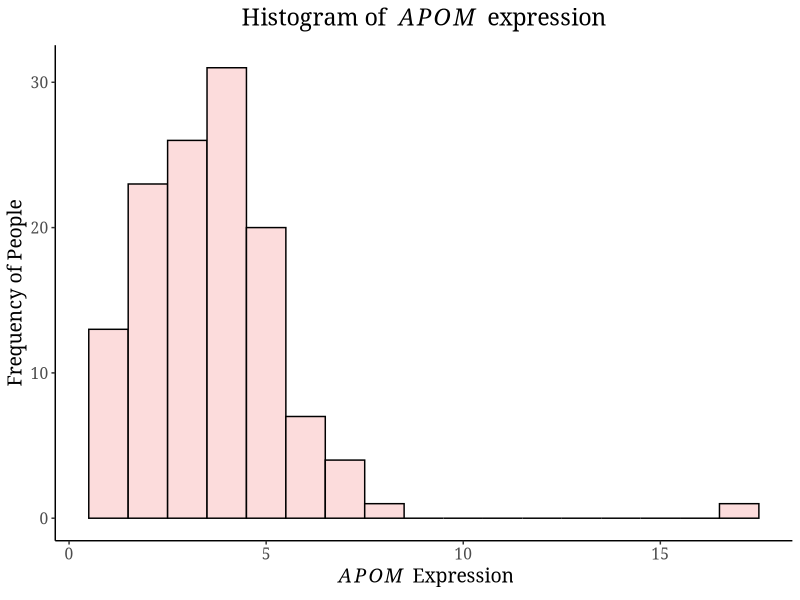
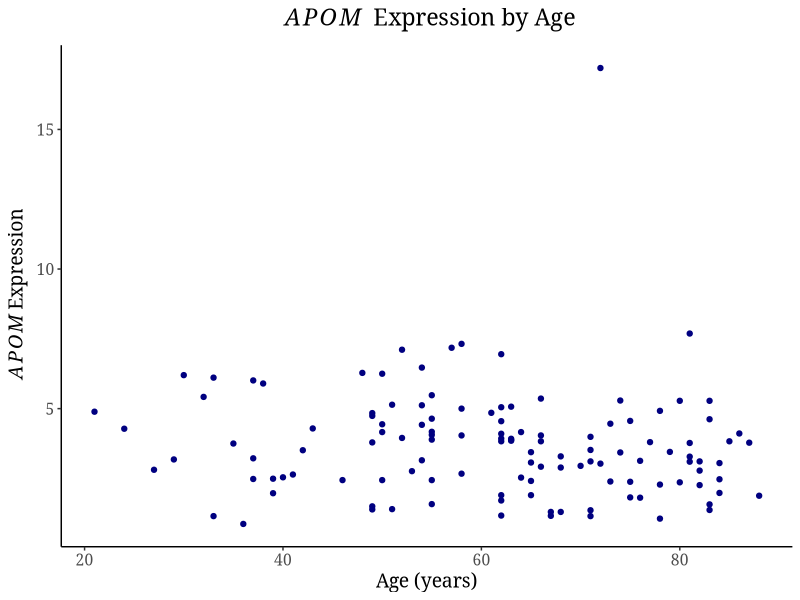
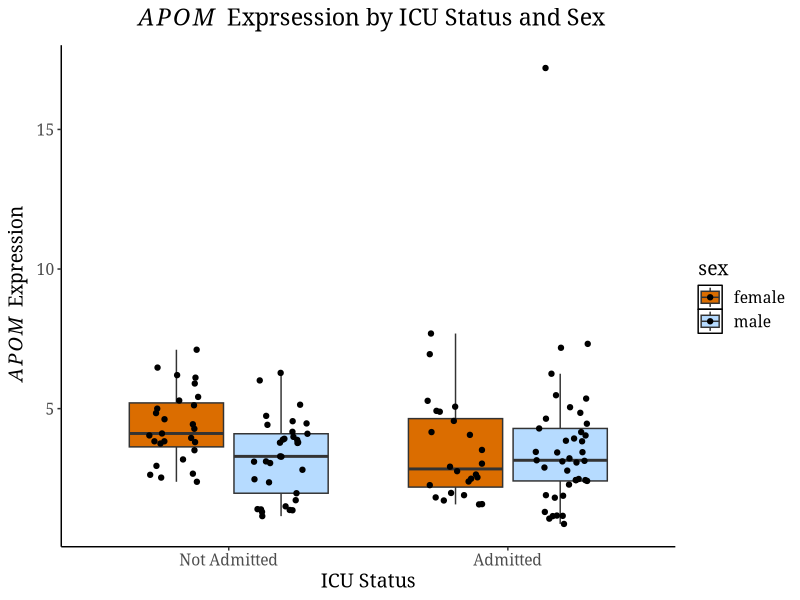
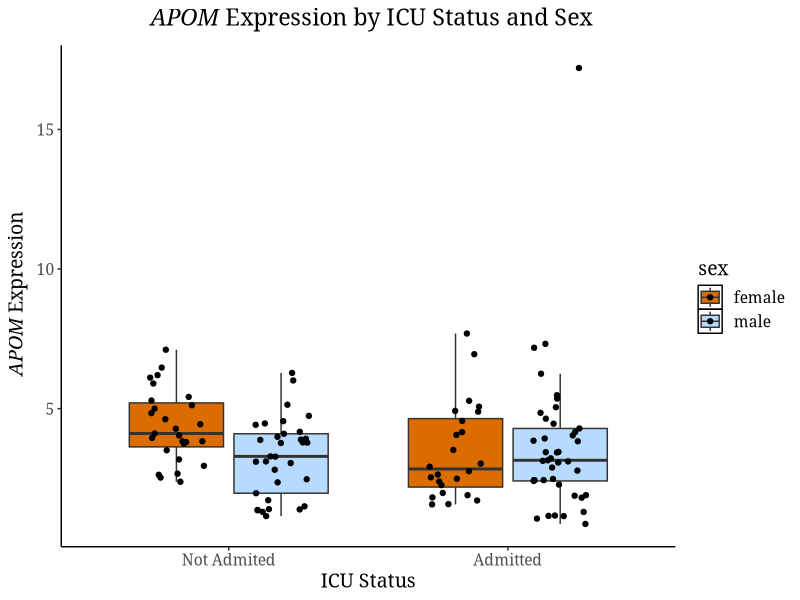
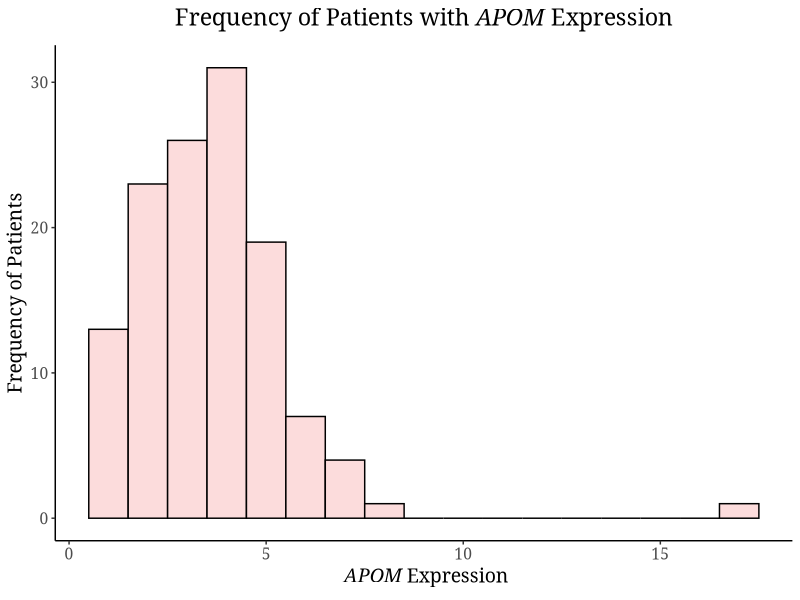
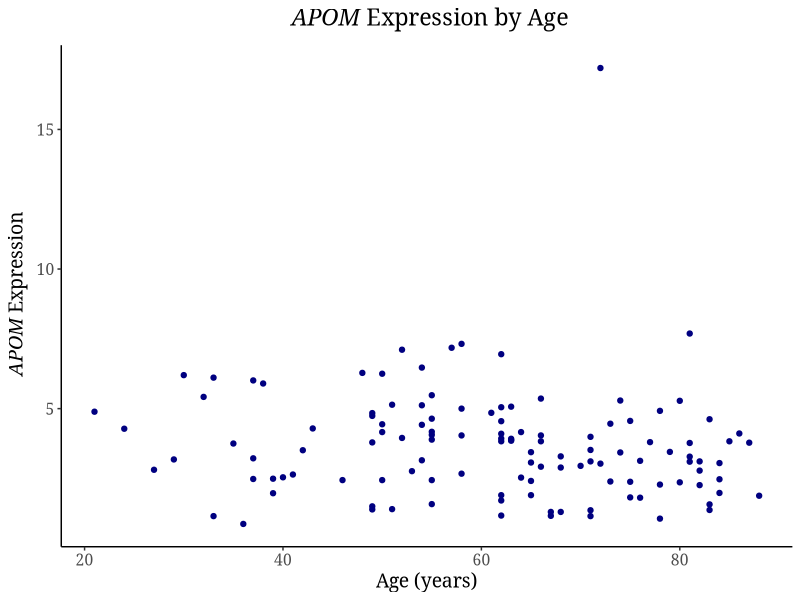
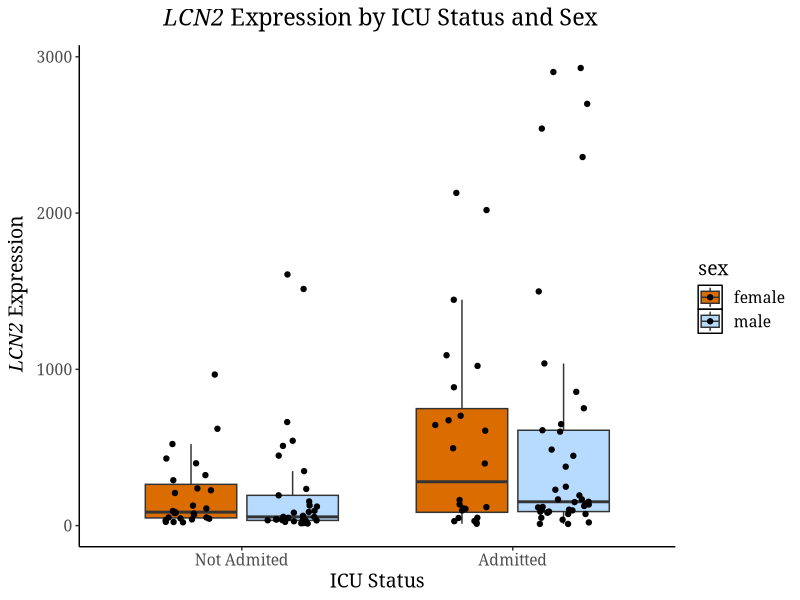
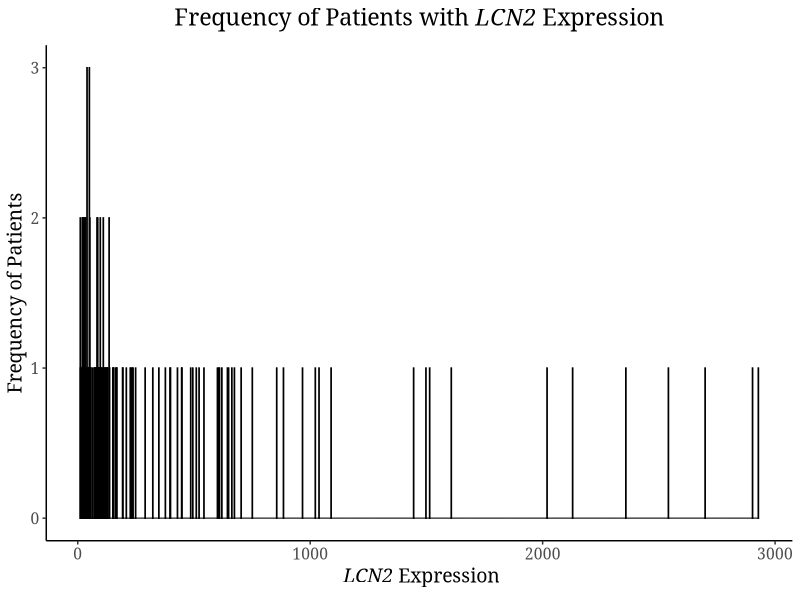

The R script that drew these images, in order:
## ---- chunk 1
# set working directory to data folder
setwd("/Users/seamus/QBS_103_Project/QBS_103/QBS_103_Data")

# read in gene expression and metadata files 
gene_expression <- read.csv(file = "QBS103_finalProject_geneExpression.csv", row.names = 1)

meta_data <- read.csv(file = "QBS103_finalProject_metadata.csv", row.names = 1)

# subset APOM_expression data. 
APOM_expression <- gene_expression["APOM",]
# apply transform to make the rows into columns 
APOM_expression <- as.data.frame(t(APOM_expression))
head(APOM_expression)
## ---- chunk 2
# Link metadata to APOM gene expression data
metadata_APOM_expression <- cbind(meta_data, APOM_expression)
head(metadata_APOM_expression)
## ---- chunk 3
library(tidyverse)
myTheme <- theme(
  panel.border = element_blank(), panel.grid.major = element_blank(),
  panel.grid.minor = element_blank(), 
  # define axis
  axis.line = element_line(colour = "black", linewidth = rel(1)),
  # plot background
  plot.background = element_rect(fill = "white"),
  panel.background = element_blank(),
  legend.key = element_rect(fill = 'white'), 
  # Move legend
  legend.position = 'right',
  
  # font
  text = element_text(family = 'Georgia', size = 14 ), 
  
  # center titles
  plot.title = element_text(hjust = 0.5)
)
## ---- chunk 4
# define color pallete for APOM expression histogram
colorPalette<- c('#FCDCDC')

# plot histogram of APOM expression 
ggplot(metadata_APOM_expression, aes(x = APOM)) +
  geom_histogram(binwidth = 1, col = 'black', fill = colorPalette ) +
  ggtitle(expression("Histogram of "~italic(APOM)~ " expression")) +
  labs(x = expression(~italic(APOM)~ " Expression"), y = "Frequency of People") +
  myTheme
## ---- chunk 5
# convert character age to numeric
metadata_APOM_expression$age <- as.numeric(metadata_APOM_expression$age)
head(metadata_APOM_expression)
## ---- chunk 6
# scatter plot for gene expression and age
ggplot(metadata_APOM_expression, aes(x = age, y = APOM)) +
  geom_point(color = "navy") +
  labs(x = "Age (years)", y = expression(~italic(APOM)~ "Expression")) +
  ggtitle(expression(~italic(APOM)~ " Expression by Age")) +
  myTheme
## ---- chunk 7
# convert unknown sex to NA
metadata_APOM_expression$sex <- if_else(metadata_APOM_expression$sex == " unknown", NA, metadata_APOM_expression$sex)

## ---- chunk 8
# clean the data by filtering so sex has no NA
APOM_clean <- metadata_APOM_expression %>% 
      filter(!is.na(sex))
## ---- chunk 9
#define color pallete for box plot
colorPalette2 <- c("#db6d00", "#B6DBFF")

# create box plot of gene expression separated by ICU status and sex
ggplot(APOM_clean, aes(x = icu_status, y = APOM, fill = sex)) + 
  geom_boxplot(outlier.shape = NA) +
  geom_point(position = position_jitterdodge(0.2))+
  #geom_jitter() +
  scale_x_discrete(labels = c("Not Admitted", "Admitted")) +
  labs(x = "ICU Status", y = expression(~italic(APOM)~ " Expression")) +
  scale_fill_manual(values = colorPalette2) +
  ggtitle(expression(~italic(APOM)~ " Exprsession by ICU Status and Sex")) +
  myTheme
## ---- chunk 10
# function to create histogram. 
#Takes in the data frame and a singular gene of interest 
createHistogram <- function(df, gene) {
    # create label pieces 
    gene_label <- c(gene)
    labNames <- c('Frequency of Patients with', "Expression")
    
    # create dynamic title 
    my_title <- eval(bquote(expression(.(labNames[1]) ~ italic(.(gene_label[1])) ~ .(labNames[2]))))
  
    #create dynamic x axis label
    my_x <- eval(bquote(expression(~ italic(.(gene_label[1])) ~ .(labNames[2]))))
    #create the histogram
    histogram <-  ggplot(df, aes(x = .data[[gene]])) +
                        geom_histogram(binwidth = 1, col = 'black', fill = colorPalette ) +
                        labs(x = my_x, y = "Frequency of Patients", title = my_title) +
                        myTheme
    # display histogram
    histogram 
}

## ---- chunk 11
# create scatter plot function. 
#Takes in the data frame, gene, continuous variable, x axis variable and the 
#x-axis variable name for title

createScatterplot <- function(df, gene, conVar, xaxis, x_var_label) {
    # create label pieces
    gene_label <- c(gene)
    labNames <- c(x_var_label,'by', "Expression")
    
    # create dynamic title label
    my_title <- eval(bquote(expression(~italic(.(gene_label[1])) ~ .(labNames[3]) ~ .(labNames[2])
                                       ~ .(labNames[1]))))
    
    # create dynamic y axis title 
    my_y <- eval(bquote(expression(~ italic(.(gene_label[1])) ~ .(labNames[3]))))
    
    #create scatter plot
    scatter_plot <- ggplot(df, aes(x = .data[[conVar]], y = .data[[gene]])) +
                  geom_point(color = "navy") +
                  labs(x = xaxis,  y = my_y, title = my_title) +
                  myTheme
  #display scatter plot
  scatter_plot
}
## ---- chunk 12
# create boxplot function, takes in data frame, gene, x-axis categorical variable, categorical  variable for the color
# 2 tick labels (1 parameter each) label for the x axis categorical variable, label for x fill  
createBoxplot <- function(df, gene, xCat, colorCatVar, tick_label_1, tick_label_2, x_catLabel, x_fill_label) {
  # create label pieces
  gene_label <- c(gene)
  labNames <- c("Expression", "by", x_catLabel, "and", x_fill_label)
  
  # create dynamic title label
  my_title <- eval(bquote(expression(~italic(.(gene_label[1])) ~ .(labNames[1]) ~ .(labNames[2])
                                       ~ .(labNames[3]) ~ .(labNames[4]) ~ .(labNames[5]))))
  # create dynamic y axis title 
  y_axis_title <- eval(bquote(expression(~italic(.(gene_label[1])) ~ .(labNames[1]))))
  
  # create boxplot
  myBoxplot <- ggplot(df, aes(x = .data[[xCat]], y = .data[[gene]], fill = .data[[colorCatVar]])) + 
               geom_boxplot(outlier.shape = NA) +
               geom_point(position = position_jitterdodge(0.2))+
               scale_x_discrete(labels = c(tick_label_1, tick_label_2)) +
               labs(x = x_catLabel, y = y_axis_title,
                    title = my_title) +
               scale_fill_manual(values = colorPalette2) +
               myTheme
  #display boxplot
  myBoxplot
}
## ---- chunk 13
#createBoxplot(APOM_clean, "APOM", "icu_status", "sex", "Not Admited", "Admitted","ICU Status", "Sex")
## ---- chunk 14
#createScatterplot(APOM_clean, "APOM", "age", "Age (years)", "Age")
## ---- chunk 15
# subset multiple genes data. 
gene_subset <- gene_expression[c("APOM", "APOA2","LCN2"),]
# apply transform to make the rows into colmnns 
gene_subset <- as.data.frame(t(gene_subset))
head(gene_subset)
## ---- chunk 16
# Link metadata to gene subset data
metadata_gene_expression <- cbind(meta_data, gene_subset)
head(metadata_gene_expression)

## ---- chunk 17
# convert unknown sex to NA
metadata_gene_expression$sex <- if_else(metadata_gene_expression$sex == " unknown", NA, metadata_gene_expression$sex)

## ---- chunk 18
# convert character age to numeric
metadata_gene_expression$age <- as.numeric(metadata_APOM_expression$age)
head(metadata_gene_expression)
## ---- chunk 19
# clean the data by filtering so sex has no NA
gene_clean <- metadata_gene_expression %>% 
      filter(!is.na(sex))

head(gene_clean)
## ---- chunk 20
# This function makes the plots and takes in a vector of 1 continuous variable
# and a vector of 2 categorical variables

makePlots <- function(df, geneNames, x_Cont, xCat) {
  #the x axis categorical variable in box plot
  x_cat <- xCat[1]
  # the categorical variable indicated by color fill
  cat_col = xCat[2]
  
  # create the plots by calling functions
  myHist <- createHistogram(df, geneNames)
  myScatter <- createScatterplot(df, geneNames, x_Cont, "Age (years)", "Age")
  myBox <- createBoxplot(df, geneNames, x_cat, cat_col, "Not Admited", "Admitted","ICU Status", "Sex")
  
  #store the plots in a list
  plots <- list(myBox, myHist, myScatter)
  
 # display the plots
 plots
}
## ---- chunk 21
# define variables of interest to pass in the make plots function 
categorical <- c("icu_status", "sex")
continous_vars <- c("age")
geneNames <- c("APOM", "LCN2", "APOA2")
## ---- chunk 22

# loop through the gene names and print all of the plots using makePlots function
for(item in 1:length( geneNames)){
  gene_plots <- makePlots(gene_clean, geneNames[item], continous_vars, categorical)
  print(gene_plots)
}
